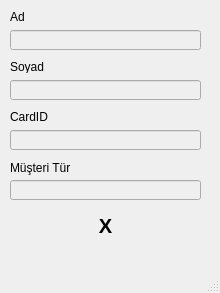
<?xml version="1.0" encoding="UTF-8"?>
<ui version="4.0">
 <class>TurnikeDurum</class>
 <widget class="QMainWindow" name="TurnikeDurum">
  <property name="geometry">
   <rect>
    <x>0</x>
    <y>0</y>
    <width>220</width>
    <height>293</height>
   </rect>
  </property>
  <property name="windowTitle">
   <string>Turnike Durum</string>
  </property>
  <widget class="QWidget" name="centralwidget">
   <widget class="QLineEdit" name="lne_last_turnike">
    <property name="enabled">
     <bool>false</bool>
    </property>
    <property name="geometry">
     <rect>
      <x>10</x>
      <y>80</y>
      <width>191</width>
      <height>20</height>
     </rect>
    </property>
   </widget>
   <widget class="QLabel" name="label">
    <property name="geometry">
     <rect>
      <x>10</x>
      <y>10</y>
      <width>47</width>
      <height>13</height>
     </rect>
    </property>
    <property name="text">
     <string>Ad</string>
    </property>
   </widget>
   <widget class="QLineEdit" name="lne_cardid_turnike">
    <property name="enabled">
     <bool>false</bool>
    </property>
    <property name="geometry">
     <rect>
      <x>10</x>
      <y>130</y>
      <width>191</width>
      <height>20</height>
     </rect>
    </property>
   </widget>
   <widget class="QLabel" name="label_4">
    <property name="geometry">
     <rect>
      <x>10</x>
      <y>110</y>
      <width>47</width>
      <height>13</height>
     </rect>
    </property>
    <property name="text">
     <string>CardID</string>
    </property>
   </widget>
   <widget class="QLabel" name="label_2">
    <property name="geometry">
     <rect>
      <x>10</x>
      <y>60</y>
      <width>47</width>
      <height>13</height>
     </rect>
    </property>
    <property name="text">
     <string>Soyad</string>
    </property>
   </widget>
   <widget class="QLineEdit" name="lne_first_turnike">
    <property name="enabled">
     <bool>false</bool>
    </property>
    <property name="geometry">
     <rect>
      <x>10</x>
      <y>30</y>
      <width>191</width>
      <height>20</height>
     </rect>
    </property>
   </widget>
   <widget class="QLabel" name="label_3">
    <property name="geometry">
     <rect>
      <x>10</x>
      <y>160</y>
      <width>61</width>
      <height>16</height>
     </rect>
    </property>
    <property name="text">
     <string>Müşteri Türü</string>
    </property>
   </widget>
   <widget class="QLineEdit" name="lne_cusType_turnike">
    <property name="enabled">
     <bool>false</bool>
    </property>
    <property name="geometry">
     <rect>
      <x>10</x>
      <y>180</y>
      <width>191</width>
      <height>20</height>
     </rect>
    </property>
   </widget>
   <widget class="QLabel" name="lbl_status_turnike">
    <property name="geometry">
     <rect>
      <x>10</x>
      <y>210</y>
      <width>191</width>
      <height>31</height>
     </rect>
    </property>
    <property name="font">
     <font>
      <pointsize>15</pointsize>
      <weight>75</weight>
      <bold>true</bold>
     </font>
    </property>
    <property name="text">
     <string>X</string>
    </property>
    <property name="alignment">
     <set>Qt::AlignCenter</set>
    </property>
   </widget>
  </widget>
  <widget class="QMenuBar" name="menubar">
   <property name="geometry">
    <rect>
     <x>0</x>
     <y>0</y>
     <width>220</width>
     <height>21</height>
    </rect>
   </property>
  </widget>
  <widget class="QStatusBar" name="statusbar"/>
 </widget>
 <resources/>
 <connections/>
</ui>
